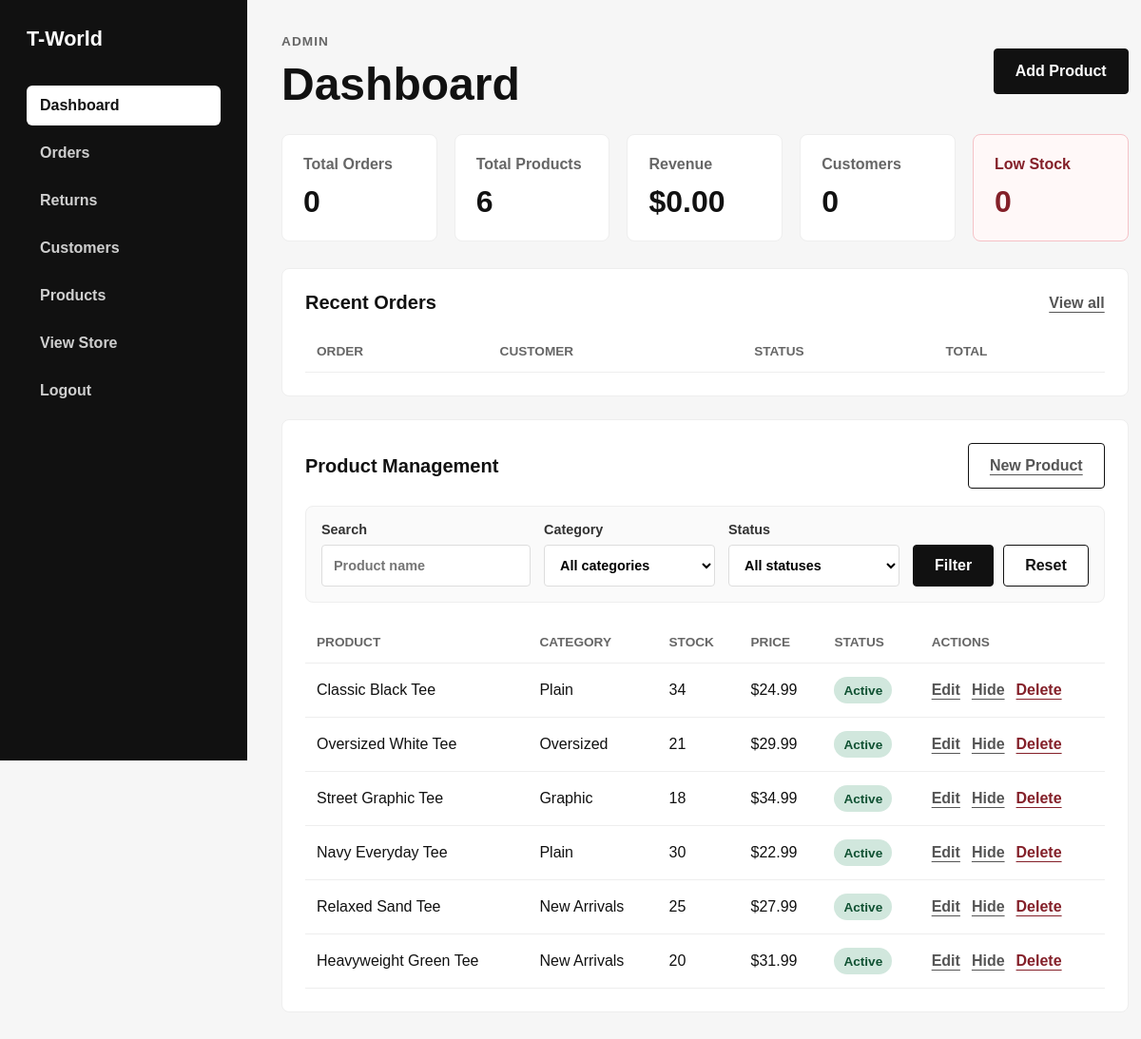
Page /admin/dashboard.php (signed in) on the committed database.
### tables this page shows
CREATE TABLE products (
    id INT AUTO_INCREMENT PRIMARY KEY,
    name VARCHAR(160) NOT NULL,
    category ENUM('plain', 'oversized', 'graphic', 'new') NOT NULL,
    description TEXT NOT NULL,
    price DECIMAL(10, 2) NOT NULL,
    stock INT NOT NULL DEFAULT 0,
    image_url VARCHAR(255) NOT NULL,
    is_active TINYINT(1) NOT NULL DEFAULT 1,
    created_at TIMESTAMP DEFAULT CURRENT_TIMESTAMP,
    INDEX idx_products_category (category),
    INDEX idx_products_active (is_active)
);

### includes/functions.php (called while the page is built, shortened)
<?php
function h(mixed $value): string
{
    return htmlspecialchars((string) ($value ?? ''), ENT_QUOTES, 'UTF-8');
}
function money(float $value): string
{
    return '$' . number_format($value, 2);
}
function product_categories(): array
{
    return [
        'plain' => 'Plain',
        'oversized' => 'Oversized',
        'graphic' => 'Graphic',
        'new' => 'New Arrivals',
    ];
}

### admin/dashboard.php (the view, shortened to what this page needs)
<?php
require_once __DIR__ . '/../includes/functions.php';
global $pdo;
$productSearch = trim($_GET['product_search'] ?? '');
$categories = product_categories();
$lowStockLimit = 5;
$productParams = [];
$productSql = 'SELECT * FROM products WHERE 1 = 1';
$productSql .= ' ORDER BY created_at DESC';
$productStatement = $pdo->prepare($productSql);
$productStatement->execute($productParams);
$products = $productStatement->fetchAll();
$totalOrders = (int) $pdo->query('SELECT COUNT(*) FROM orders')->fetchColumn();
$totalProducts = (int) $pdo->query('SELECT COUNT(*) FROM products')->fetchColumn();
$revenue = (float) $pdo->query('SELECT COALESCE(SUM(total), 0) FROM orders')->fetchColumn();
$customers = (int) $pdo->query("SELECT COUNT(*) FROM users WHERE role = 'customer'")->fetchColumn();
$lowStockCountStatement = $pdo->prepare('SELECT COUNT(*) FROM products WHERE stock <= :low_stock_limit');
$lowStockCountStatement->execute(['low_stock_limit' => $lowStockLimit]);
$lowStockCount = (int) $lowStockCountStatement->fetchColumn();
?>
<!doctype html>
<html lang="en">
  <head>
    <link rel="stylesheet" href="../css/style.css" />
    <link rel="stylesheet" href="../css/admin.css" />
  </head>
  <body>
    <div class="admin-layout">
      <aside class="admin-sidebar">
        <a class="brand" href="../index.php">T-World</a>
        <nav class="admin-nav" aria-label="Admin navigation">
          <a class="active" href="dashboard.php">Dashboard</a>
          <a href="orders.php">Orders</a>
          <a href="returns.php">Returns</a>
          <a href="customers.php">Customers</a>
          <a href="#products">Products</a>
          <a href="../pages/shop.php">View Store</a>
          <a href="../auth/logout.php">Logout</a>
        </nav>
      </aside>
      <main class="admin-main">
        <header class="admin-header">
          <div>
            <p class="eyebrow">Admin</p>
            <h1>Dashboard</h1>
          </div>
          <a class="btn btn-primary" href="product_form.php">Add Product</a>
        </header>
        <section class="stats-grid dashboard-stats" aria-label="Store statistics">
          <article class="stat-card">
            <span>Total Orders</span>
            <strong><?= h((string) $totalOrders) ?></strong>
          </article>
          <article class="stat-card">
            <span>Total Products</span>
            <strong><?= h((string) $totalProducts) ?></strong>
          </article>
          <article class="stat-card">
            <span>Revenue</span>
            <strong><?= h(money($revenue)) ?></strong>
          </article>
          <article class="stat-card">
            <span>Customers</span>
            <strong><?= h((string) $customers) ?></strong>
          </article>
          <article class="stat-card warning-card">
            <span>Low Stock</span>
            <strong><?= h((string) $lowStockCount) ?></strong>
          </article>
        </section>
        <section class="admin-section" id="orders">
          <div class="section-title">
            <h2>Recent Orders</h2>
            <a href="orders.php">View all</a>
          </div>
          <div class="table-wrap">
            <table>
              <thead>
                <tr>
                  <th>Order</th>
                  <th>Customer</th>
                  <th>Status</th>
                  <th>Total</th>
                </tr>
              </thead>
            </table>
          </div>
        </section>
        <section class="admin-section" id="products">
          <div class="section-title">
            <h2>Product Management</h2>
            <a class="btn btn-secondary" href="product_form.php">New Product</a>
          </div>
          <form class="admin-filters" method="get" action="dashboard.php#products">
            <label>
              Search
              <input type="search" name="product_search" value="<?= h($productSearch) ?>" placeholder="Product name" />
            </label>
            <label>
              Category
              <select name="product_category">
                <option value="all">All categories</option>
              </select>
            </label>
            <label>
              Status
              <select name="product_status">
                <option value="all">All statuses</option>
              </select>
            </label>
            <div class="filter-actions">
              <button class="btn btn-primary" type="submit">Filter</button>
              <a class="btn btn-secondary" href="dashboard.php#products">Reset</a>
            </div>
          </form>
          <?php if (count($products) === 0): ?>
            <p class="admin-empty">No products match those filters.</p>
          <?php else: ?>
            <div class="table-wrap">
              <table>
                <thead>
                  <tr>
                    <th>Product</th>
                    <th>Category</th>
                    <th>Stock</th>
                    <th>Price</th>
                    <th>Status</th>
                    <th>Actions</th>
                  </tr>
                </thead>
                <tbody>
                  <?php foreach ($products as $product): ?>
                    <?php $isLowStock = (int) $product['stock'] <= $lowStockLimit; ?>
                    <tr class="<?= $isLowStock ? 'low-stock-row' : '' ?>">
                      <td><?= h($product['name']) ?></td>
                      <td><?= h($categories[$product['category']] ?? $product['category']) ?></td>
                      <td>
                        <?= h((string) $product['stock']) ?>
                      </td>
                      <td><?= h(money((float) $product['price'])) ?></td>
                      <td>
                        <span class="status <?= (int) $product['is_active'] === 1 ? 'shipped' : 'pending' ?>">
                          <?= (int) $product['is_active'] === 1 ? 'Active' : 'Hidden' ?>
                        </span>
                      </td>
                      <td>
                        <div class="table-actions">
                          <a href="product_form.php?id=<?= h((string) $product['id']) ?>">Edit</a>
                          <form method="post" action="../actions/toggle_product.php">
                            <button type="submit">
                              <?= (int) $product['is_active'] === 1 ? 'Hide' : 'Show' ?>
                            </button>
                          </form>
                          <form method="post" action="../actions/delete_product.php" onsubmit="return confirm('Delete this product? This only works if it has no order history.');">
                            <button class="danger-link" type="submit">Delete</button>
                          </form>
                        </div>
                      </td>
                    </tr>
                  <?php endforeach; ?>
                </tbody>
              </table>
            </div>
          <?php endif; ?>
        </section>
      </main>
    </div>
  </body>
</html>

### css/style.css (style rules this page uses)
* { box-sizing: border-box; }
html { scroll-behavior: smooth; }
body { margin: 0; font-family: Arial, Helvetica, sans-serif; color: #111111; background: #ffffff; }
a { color: inherit; text-decoration: none; }
button, input { font: inherit; }
button { color: inherit; cursor: pointer; }
.brand { font-size: 1.35rem; font-weight: 700; }
.eyebrow { margin: 0 0 14px; font-size: 0.85rem; font-weight: 700; letter-spacing: 0.08em; text-transform: uppercase; color: #666666; }
.btn { min-height: 48px; display: inline-flex; align-items: center; justify-content: center; padding: 0 22px; border: 1px solid #111111; border-radius: 4px; font-weight: 700; cursor: pointer; }
.btn-primary { color: #ffffff; background: #111111; }
.btn-secondary { color: #111111; background: #ffffff; }

### css/admin.css (style rules this page uses)
.admin-layout { min-height: 100vh; display: grid; grid-template-columns: 260px 1fr; }
.admin-sidebar { position: sticky; top: 0; height: 100vh; padding: 28px; color: #ffffff; background: #111111; }
.admin-nav { display: grid; gap: 8px; margin-top: 36px; }
.admin-nav a { padding: 12px 14px; border-radius: 6px; color: #cfcfcf; font-weight: 700; }
.admin-nav a:hover, .admin-nav a.active { color: #111111; background: #ffffff; }
.admin-main { padding: 36px; }
.admin-header { display: flex; align-items: center; justify-content: space-between; gap: 24px; margin-bottom: 28px; }
.admin-header h1 { margin: 0; font-size: clamp(2rem, 4vw, 3.4rem); line-height: 1; }
.stats-grid { display: grid; grid-template-columns: repeat(4, 1fr); gap: 18px; margin-bottom: 28px; }
.stat-card, .admin-section { background: #ffffff; border: 1px solid #eeeeee; border-radius: 8px; }
.stat-card { padding: 22px; }
.stat-card span { display: block; color: #666666; font-weight: 700; }
.stat-card strong { display: block; margin-top: 12px; font-size: 2rem; }
.admin-section { margin-top: 24px; padding: 24px; }
.section-title { display: flex; align-items: center; justify-content: space-between; gap: 20px; margin-bottom: 18px; }
.section-title h2 { margin: 0; font-size: 1.25rem; }
.section-title a { color: #555555; font-weight: 800; text-decoration: underline; text-underline-offset: 4px; }
.table-wrap { overflow-x: auto; }
table { width: 100%; border-collapse: collapse; min-width: 620px; }
th, td { padding: 14px 12px; text-align: left; border-bottom: 1px solid #eeeeee; }
th { color: #666666; font-size: 0.85rem; text-transform: uppercase; }
.status { display: inline-flex; align-items: center; min-height: 28px; padding: 0 10px; border-radius: 999px; font-size: 0.85rem; font-weight: 800; }
.status.shipped { color: #0f5132; background: #d1e7dd; }
.table-actions { display: flex; align-items: center; gap: 12px; }
.table-actions a, .table-actions button { padding: 0; border: 0; color: #555555; background: transparent; font: inherit; font-weight: 800; text-decoration: underline; text-underline-offset: 4px; }
.admin-filters { display: grid; grid-template-columns: minmax(220px, 1fr) minmax(180px, 240px) minmax(180px, 240px) auto; align-items: end; gap: 14px; margin: 0 0 20px; padding: 16px; border: 1px solid #eeeeee; border-radius: 8px; background: #fafafa; }
.admin-filters label { display: grid; gap: 8px; color: #333333; font-size: 0.9rem; font-weight: 800; }
.admin-filters input, .admin-filters select { width: 100%; min-height: 44px; padding: 0 12px; border: 1px solid #dddddd; border-radius: 4px; background: #ffffff; font: inherit; }
.filter-actions { display: flex; align-items: center; gap: 10px; }
.filter-actions .btn { min-height: 44px; white-space: nowrap; }
.dashboard-stats { grid-template-columns: repeat(5, minmax(0, 1fr)); }
.warning-card { border-color: #f5c2c7; background: #fff8f8; }
.warning-card span, .warning-card strong { color: #842029; }
.table-actions .danger-link { color: #842029; }

### rows in the picture
products: name "Classic Black Tee", category "Plain", stock "34", price "$24.99", is_active "Active"
products: name "Oversized White Tee", category "Oversized", stock "21", price "$29.99", is_active "Active"
products: name "Street Graphic Tee", category "Graphic", stock "18", price "$34.99", is_active "Active"
products: name "Navy Everyday Tee", category "Plain", stock "30", price "$22.99", is_active "Active"
products: name "Relaxed Sand Tee", category "New Arrivals", stock "25", price "$27.99", is_active "Active"
products: name "Heavyweight Green Tee", category "New Arrivals", stock "20", price "$31.99", is_active "Active"

### other values in the picture
$totalOrders "0"
$totalProducts "6"
money($revenue) "$0.00"
$customers "0"
$lowStockCount "0"
